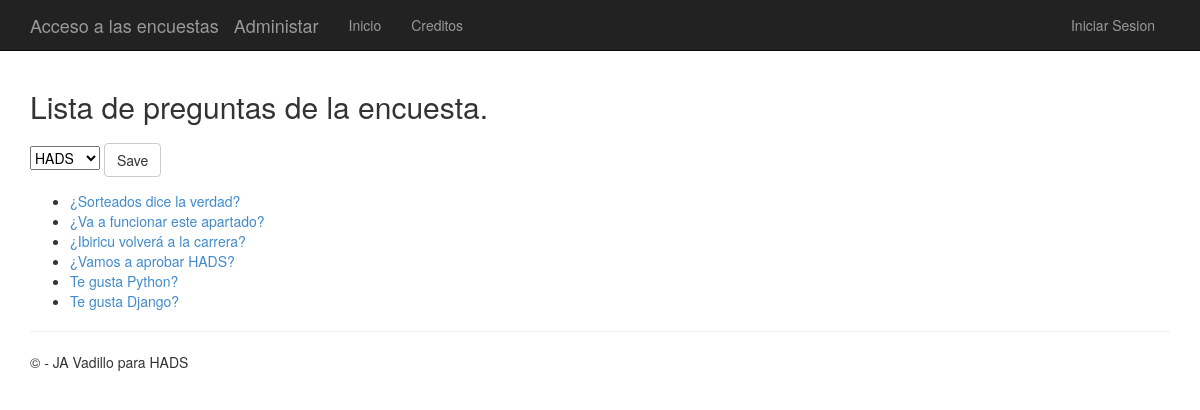
/polls/, run on an earlier commit of the app's database.
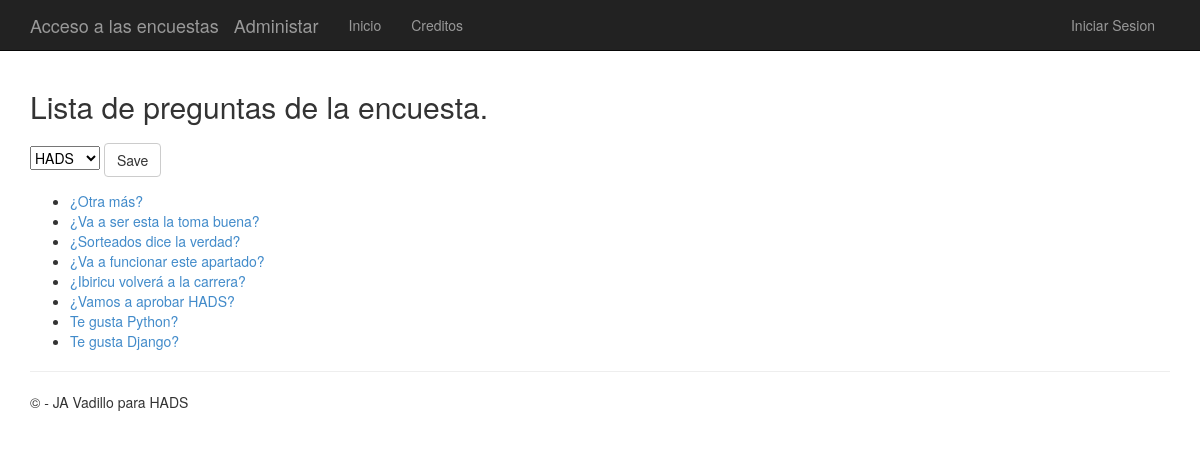
And on a later commit of the database.
### app/models.py (models this page shows)
class Question(models.Model):
    question_text = models.CharField(max_length=200)
    pub_date = models.DateTimeField('date published')
    tema = models.CharField(max_length=100)

### app/views.py (the view)
# urls.py: url(r'^polls/', app.views.index, name='index'),
def index(request):
    topic = ""
    if request.method == "POST":
        form = DropForm(request.POST)
        if  form.is_valid():
            q = form.save(commit=False)
            latest_question_list = Question.objects.order_by('-pub_date').filter(tema = q.tema)
            topic = q.tema
    else:
        latest_question_list = Question.objects.order_by('-pub_date')
    listOfTopics = Question.objects.values('tema').distinct()
    template = loader.get_template('polls/index.html')
    context = {
                'title':'Lista de preguntas de la encuesta',
                'listOfTopics':listOfTopics,
                'latest_question_list': latest_question_list,
                'topic': topic
              }
    return render(request, 'polls/index.html', context)

### app/templates/polls/index.html (shortened to what this page needs)
﻿{% extends "app/layout.html" %}
{% block content %}
<h2>{{ title }}.</h2>
{% if latest_question_list %}
<form method="POST" class="post-form">{% csrf_token %}
    <select name="tema">
        {% for t in listOfTopics %}
            {% if t.tema == topic %}
                <option selected>{{t.tema}}</option>
            {% else %}
                <option>{{t.tema}}</option>
            {% endif %}
        {%endfor%}
    </select>
    <button type="submit" class="save btn btn-default">Save</button>
</form>
    <ul>
    {% for question in latest_question_list %}
        <li><a href="{% url 'detail' question.id %}">{{ question.question_text }}</a></li>
    {% endfor %}
    </ul>
{% else %}
    <p>No polls are available.</p>
{% endif %}
{% endblock %}

### app/templates/app/layout.html (shortened to what this page needs)
﻿<!DOCTYPE html>
<html>
<head>
    {% load staticfiles %}
    <link rel="stylesheet" type="text/css" href="{% static 'app/content/bootstrap.min.css' %}" />
    <link rel="stylesheet" type="text/css" href="{% static 'app/content/site.css' %}" />
</head>
<body>
    <div class="navbar navbar-inverse navbar-fixed-top">
        <div class="container">
            <div class="navbar-header">
                <a href="/polls/" class="navbar-brand">Acceso a las encuestas</a>
                <a href="/admin/" class="navbar-brand">Administar</a>
            </div>
            <div class="navbar-collapse collapse">
                <ul class="nav navbar-nav">
                    <li><a href="{% url 'home' %}">Inicio</a></li>
                    <li><a href="{% url 'contact' %}">Creditos</a></li>
                </ul>
                {% include 'app/loginpartial.html' %}
            </div>
        </div>
    </div>
    <div class="container body-content">
{% block content %}{% endblock %}
        <hr/>
        <footer>
            <p>&copy; {{ year }} - JA Vadillo para HADS</p>
        </footer>
    </div>
</body>
</html>

### app/templates/app/loginpartial.html
{% if user.is_authenticated %}
<form id="logoutForm" action="/logout" method="post" class="navbar-right">
    {% csrf_token %}
    <ul class="nav navbar-nav navbar-right">
        <li><span class="navbar-brand">Bienvenido ... {{ user.username }}!</span></li>
        <li><a href="javascript:document.getElementById('logoutForm').submit()">Cerrar Sesion</a></li>
    </ul>
</form>
{% else %}
<ul class="nav navbar-nav navbar-right">
    <li><a href="{% url 'login' %}">Iniciar Sesion</a></li>
</ul>
{% endif %}

### app/static/app/content/site.css (style rules this page uses)
body { padding-top: 50px; padding-bottom: 20px; }
.body-content { padding-left: 15px; padding-right: 15px; }
input, select, textarea { max-width: 280px; }

What changed in the data, as far as the page shows it:
added Question: question_text "¿Otra más?"
added Question: question_text "¿Va a ser esta la toma buena?"
